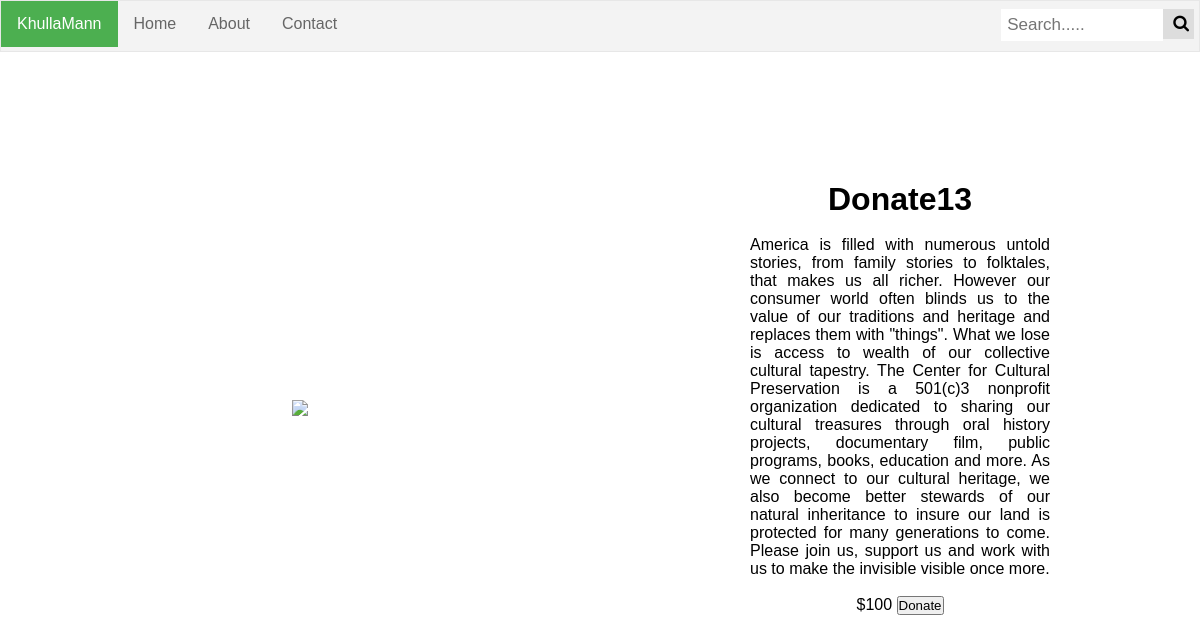
The page /post.php?value_key=13 on the database its author committed.
### tables this page shows
CREATE TABLE `donation_post` (
  `post_id` int(11) NOT NULL,
  `file_path` text NOT NULL,
  `title` varchar(20) NOT NULL,
  `bio` text NOT NULL,
  `description` text NOT NULL,
  `post_date` date NOT NULL,
  `post_time` time NOT NULL,
  `donee_id` int(11) DEFAULT NULL,
  `flag` tinyint(1) NOT NULL
);

### post.php (the view, shortened to what this page needs)
<!DOCTYPE html>
<html>
<head>
	<link rel="stylesheet" href="https://cdnjs.cloudflare.com/ajax/libs/font-awesome/4.7.0/css/font-awesome.min.css">
</head>
<body>
 <?php
include 'src/db/connection.php';
$var = $_GET['value_key'];
$sql = "SELECT * FROM donation_post where post_id = '{$var}'";
 $result = mysqli_query($conn,$sql);
$row = mysqli_fetch_array($result);
echo "<div class='split right'>
  <div class='centered' >
    <h1>".$row['title']."</h1>
    <br>
    <p align='justify'>".$row['description']."</p>
    <br>
    <label>$100</label>
    <button>Donate</button>
    <div style='margin: 24px 0;'>
  </div>
  </div>
</div>
<div class='split left'>
  <div class='centered'>
    <img src='".$row['file_path']."'>
  </div>
</div>";
?>
</body>
</html>

### post.php (style rules this page uses)
body { font-family: Arial; color: white; }
.split { height: 90%; width: 50%; position: fixed; z-index: 1; top: 0; overflow-x: hidden; margin-top: 50px; }
.left { left: 0; background-size: 100% 100%; background-repeat: no-repeat; }
.right { right: 0; }
.centered { position: absolute; top: 50%; left: 50%; transform: translate(-50%, -50%); text-align: center; color: black; }

### rows shown on the page
donation_post: title "Donate13", description "America is filled with numerous untold stories, from family stories to folktales, that makes us all richer. However our consumer world often blinds us to the value of our traditions and heritage and replaces them with \"things\". What we lose is access to wealth of our collective cultural tapestry. The Center for Cultural Preservation is a 501(c)3 nonprofit organization dedicated to sharing our cultural treasures through oral history projects, documentary film, public programs, books, education and more. As we connect to our cultural heritage, we also become better stewards of our natural inheritance to insure our land is protected for many generations to come. Please join us, support us and…"
